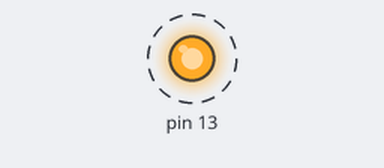
Bench run of a sketch on a simulated Arduino Uno, built with avr-gcc and run on an emulated ATmega328P. Shown: output pins drawn as LEDs (lit = HIGH). Dashed ring = blinking.

Above: at 0.3 s.
Timing chart, 0 to 3.5 s (numbered marks = the images above):
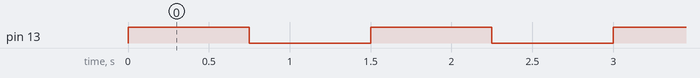

Measured:
- by itself, pin 13: alternates HIGH for 0.75 s and LOW for 0.75 s

The sketch:

Lab_Task_3_1_a.ino
```cpp
void setup() {
  DDRB = 0b00100000; // Configure PB5 as an output for the LED
}

void loop() {
  PORTB = 0b00100000; // Turn the LED on by setting PB5 high
  delay(750);
  PORTB = 0b00000000; // Turn the LED off by clearing PB5
  delay(750);
}
```
